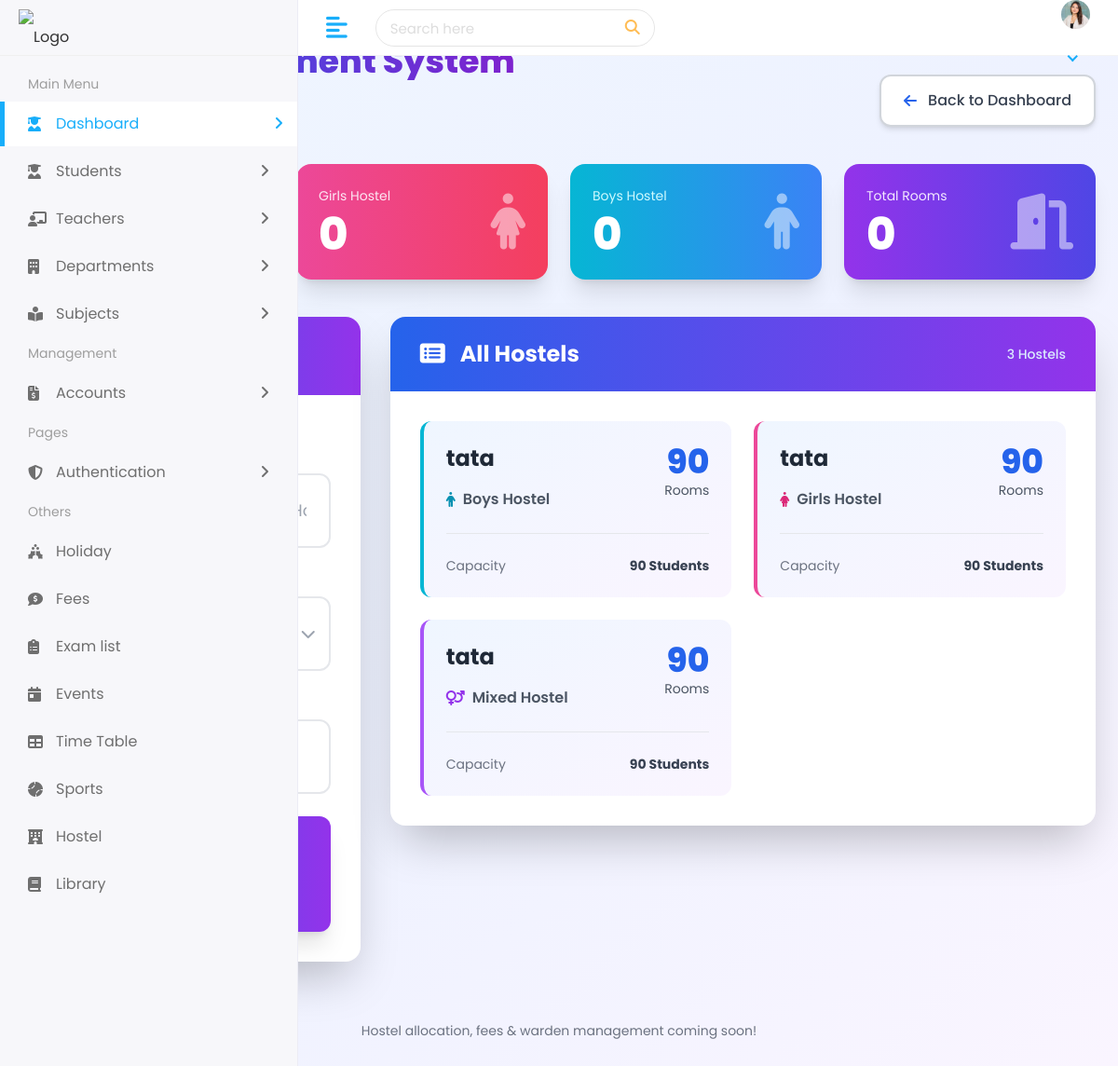
The page /student/hostel/ on the database its author committed.
### student/models.py (models this page shows)
class Hostel(models.Model):
    hostel_name = models.CharField(max_length=200)
    hostel_type = models.CharField(max_length=100)
    total_rooms = models.IntegerField()

### student/views.py (the view, shortened to what this page needs)
# urls.py: path('hostel/', views.hostel, name="hostel"),
def hostel(request):
    all_hostels = Hostel.objects.all()
    return render(request, 'hostel.html', {'hostels': all_hostels})

### templates/hostel.html (shortened to what this page needs)
{% extends 'Home/base.html' %}
{% load static %}
{% block body %}
<div class="min-h-screen bg-gradient-to-br from-blue-50 via-indigo-50 to-purple-50 py-8 px-4">
    <div class="max-w-7xl mx-auto">
        <div class="flex flex-col sm:flex-row sm:items-center sm:justify-between mb-10">
            <div>
                <h1 class="text-4xl font-extrabold text-transparent bg-clip-text bg-gradient-to-r from-blue-600 to-purple-700">
                </h1>
                <nav class="flex mt-3 text-sm text-gray-600">
                    <a href="{% url 'dashboard' %}" class="hover:text-blue-600">Dashboard</a>
                    <span class="mx-2">/</span>
                    <span class="text-blue-600 font-bold">Hostel</span>
                </nav>
            </div>
            <a href="{% url 'dashboard' %}"
               class="mt-5 sm:mt-0 flex items-center space-x-3 px-6 py-3.5 bg-white border-2 border-gray-300 rounded-xl shadow-md hover:shadow-lg hover:border-gray-400 hover:bg-gray-50 font-medium text-gray-700 transition-all duration-200 transform hover:-translate-x-1">
                <i class="fas fa-arrow-left text-blue-600"></i>
                <span>Back to Dashboard</span>
            </a>
        </div>
        <div class="grid grid-cols-1 md:grid-cols-4 gap-6 mb-10">
            <div class="bg-gradient-to-r from-blue-600 to-indigo-600 rounded-2xl p-6 text-white shadow-xl">
                <div class="flex items-center justify-between">
                    <div>
                        <p class="text-blue-100 text-sm">Total Hostels</p>
                        <p class="text-5xl font-extrabold mt-2">{{ hostels|length }}</p>
                    </div>
                </div>
            </div>
            <div class="bg-gradient-to-r from-pink-500 to-rose-500 rounded-2xl p-6 text-white shadow-xl">
                <div class="flex items-center justify-between">
                    <div>
                        <p class="text-pink-100 text-sm">Girls Hostel</p>
                        <p class="text-5xl font-extrabold mt-2">{{ girls_hostels|default:"0" }}</p>
                    </div>
                    <i class="fas fa-female text-6xl opacity-50"></i>
                </div>
            </div>
            <div class="bg-gradient-to-r from-cyan-500 to-blue-500 rounded-2xl p-6 text-white shadow-xl">
                <div class="flex items-center justify-between">
                    <div>
                        <p class="text-cyan-100 text-sm">Boys Hostel</p>
                        <p class="text-5xl font-extrabold mt-2">{{ boys_hostels|default:"0" }}</p>
                    </div>
                    <i class="fas fa-male text-6xl opacity-50"></i>
                </div>
            </div>
            <div class="bg-gradient-to-r from-purple-600 to-indigo-600 rounded-2xl p-6 text-white shadow-xl">
                <div class="flex items-center justify-between">
                    <div>
                        <p class="text-purple-100 text-sm">Total Rooms</p>
                        <p class="text-5xl font-extrabold mt-2">{{ total_rooms|default:"0" }}</p>
                    </div>
                    <i class="fas fa-door-open text-6xl opacity-50"></i>
                </div>
            </div>
        </div>
        <div class="grid grid-cols-1 lg:grid-cols-3 gap-8">
            <div class="lg:col-span-1">
                <div class="bg-white rounded-2xl shadow-2xl overflow-hidden">
                    <div class="bg-gradient-to-r from-blue-600 to-purple-600 px-8 py-6">
                        <h2 class="text-2xl font-bold text-white flex items-center">
                        </h2>
                    </div>
                    <div class="p-8">
                        <form method="POST" class="space-y-6">
                            <div class="relative">
                                <label class="block text-sm font-semibold text-gray-700 mb-2">
                                    Hostel Name <span class="text-red-500">*</span>
                                </label>
                                <div class="relative">
                                    <div class="absolute inset-y-0 left-0 pl-4 flex items-center pointer-events-none">
                                    </div>
                                </div>
                            </div>
                            <div class="relative">
                                <label class="block text-sm font-semibold text-gray-700 mb-2">
                                    Hostel Type <span class="text-red-500">*</span>
                                </label>
                                <div class="relative">
                                    <div class="absolute inset-y-0 left-0 pl-4 flex items-center pointer-events-none">
                                    </div>
                                    <div class="absolute inset-y-0 right-0 pr-3 flex items-center pointer-events-none">
                                    </div>
                                </div>
                            </div>
                            <div class="relative">
                                <label class="block text-sm font-semibold text-gray-700 mb-2">
                                    Total Rooms <span class="text-red-500">*</span>
                                </label>
                                <div class="relative">
                                    <div class="absolute inset-y-0 left-0 pl-4 flex items-center pointer-events-none">
                                    </div>
                                </div>
                            </div>
                            <button type="submit"
                                    class="w-full py-5 bg-gradient-to-r from-blue-600 to-purple-600 hover:from-blue-700 hover:to-purple-700 text-white font-bold rounded-xl shadow-xl transform hover:scale-105 transition duration-300 flex items-center justify-center space-x-3 text-lg">
                                <span>Add Hostel</span>
                            </button>
                        </form>
                    </div>
                </div>
            </div>
            <div class="lg:col-span-2">
                <div class="bg-white rounded-2xl shadow-2xl overflow-hidden">
                    <div class="bg-gradient-to-r from-blue-600 to-purple-600 px-8 py-6">
                        <h2 class="text-2xl font-bold text-white flex items-center justify-between">
                            <span><i class="fas fa-list-alt mr-3"></i>All Hostels</span>
                            <span class="text-blue-100 text-sm font-medium">{{ hostels|length }} Hostel{{ hostels|length|pluralize }}</span>
                        </h2>
                    </div>
                    {% if hostels %}
                    <div class="grid grid-cols-1 md:grid-cols-2 gap-6 p-8">
                        {% for h in hostels %}
                        <div class="group relative bg-gradient-to-br from-blue-50 to-purple-50 rounded-xl p-6 hover:shadow-2xl transition-all duration-300 transform hover:-translate-y-2 border-l-4
                                     {% if h.hostel_type == 'Boys' %}border-cyan-500
                                     {% elif h.hostel_type == 'Girls' %}border-pink-500
                                     {% else %}border-purple-500{% endif %}">
                            <div class="flex items-start justify-between">
                                <div>
                                    <h3 class="text-2xl font-bold text-gray-800 group-hover:text-blue-700 transition">
                                        {{ h.hostel_name }}
                                    </h3>
                                    <div class="flex items-center mt-3 text-gray-600">
                                        {% if h.hostel_type == 'Boys' %}
                                            <i class="fas fa-male text-cyan-600 mr-2"></i>
                                        {% elif h.hostel_type == 'Girls' %}
                                            <i class="fas fa-female text-pink-600 mr-2"></i>
                                        {% else %}
                                            <i class="fas fa-venus-mars text-purple-600 mr-2"></i>
                                        {% endif %}
                                        <span class="font-semibold">{{ h.hostel_type }} Hostel</span>
                                    </div>
                                </div>
                                <div class="text-right">
                                    <p class="text-4xl font-extrabold text-blue-600">{{ h.total_rooms }}</p>
                                    <p class="text-sm text-gray-600">Rooms</p>
                                </div>
                            </div>
                            <div class="mt-6 pt-4 border-t border-gray-200">
                                <div class="flex justify-between text-sm">
                                    <span class="text-gray-500">Capacity</span>
                                    <span class="font-bold text-gray-700">{{ h.total_rooms }} Students</span>
                                </div>
                            </div>
                        </div>
                        {% endfor %}
                    </div>
                    {% else %}
                    <div class="p-20 text-center">
                        <i class="fas fa-home text-9xl text-gray-300 mb-8 block"></i>
                        <h3 class="text-3xl font-bold text-gray-700 mb-4">No Hostels Added Yet!</h3>
                        <p class="text-gray-500 text-lg">Start adding boarding facilities for students</p>
                    </div>
                    {% endif %}
                </div>
            </div>
        </div>
        <div class="mt-16 text-center">
            <p class="text-sm text-gray-500">
                Hostel allocation, fees & warden management coming soon!
            </p>
        </div>
    </div>
</div>
<script src="https://cdn.tailwindcss.com"></script>
{% endblock %}

### static/assets/css/style.css (style rules this page uses)
html { height: 100%; }
body { background-color: #fff; color: #333; font-family: 'Poppins', sans-serif; font-size: 1rem; height: 100%; line-height: 1.5; overflow-x: hidden; }
h1, h2, h3, h4, h5, h6 { font-family: 'Poppins', sans-serif; margin-top: 0; }
input, input:focus, button, button:focus { outline: none; }
.block { display: block !important; }
.bg-white { background-color: #fff; }

### rows shown on the page
Hostel: hostel_name "tata", hostel_type "Boys", total_rooms "90"
Hostel: hostel_name "tata", hostel_type "Girls", total_rooms "90"
Hostel: hostel_name "tata", hostel_type "Mixed", total_rooms "90"

### other values the page prints
{{ girls_hostels|default:"0" }} "0"
{{ boys_hostels|default:"0" }} "0"
{{ total_rooms|default:"0" }} "0"
{{ hostels|length }} "3"
